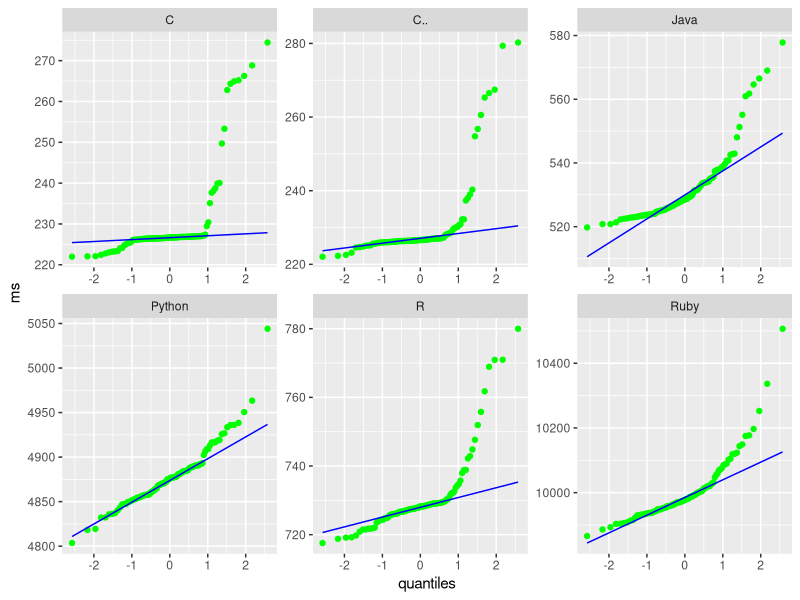
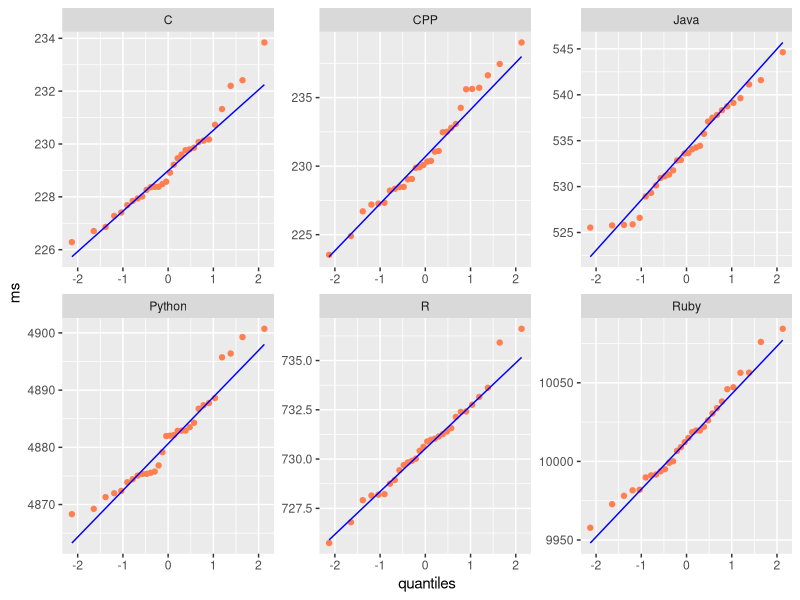
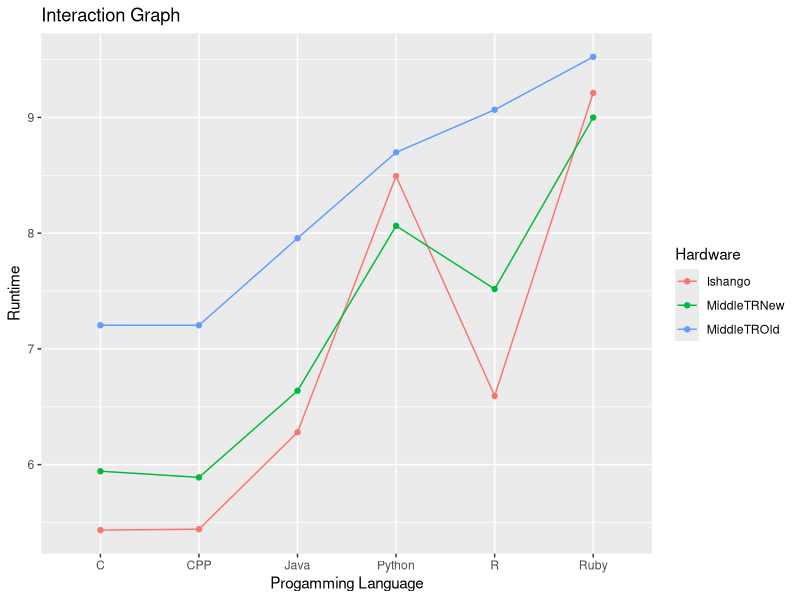
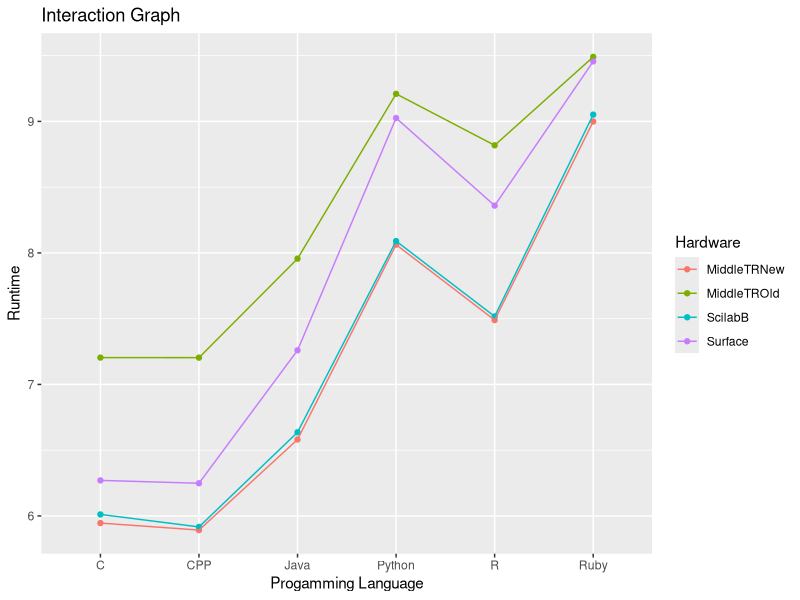
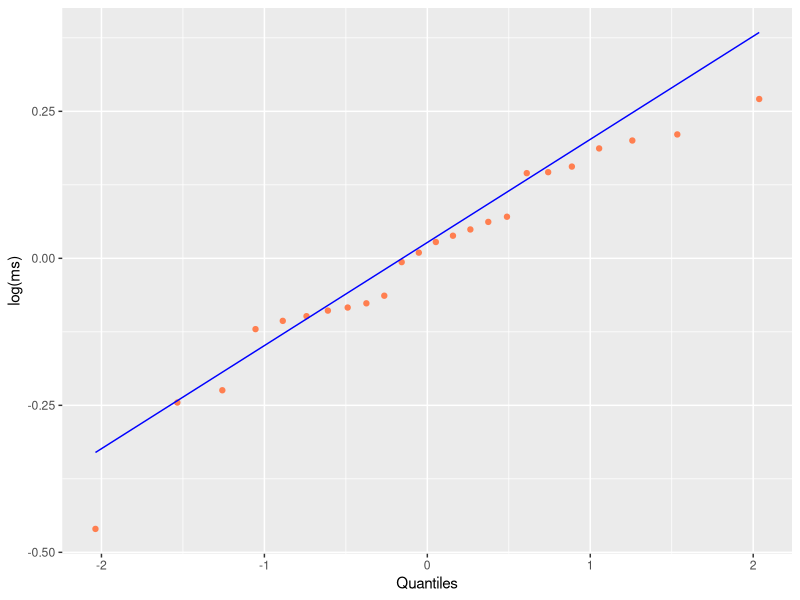
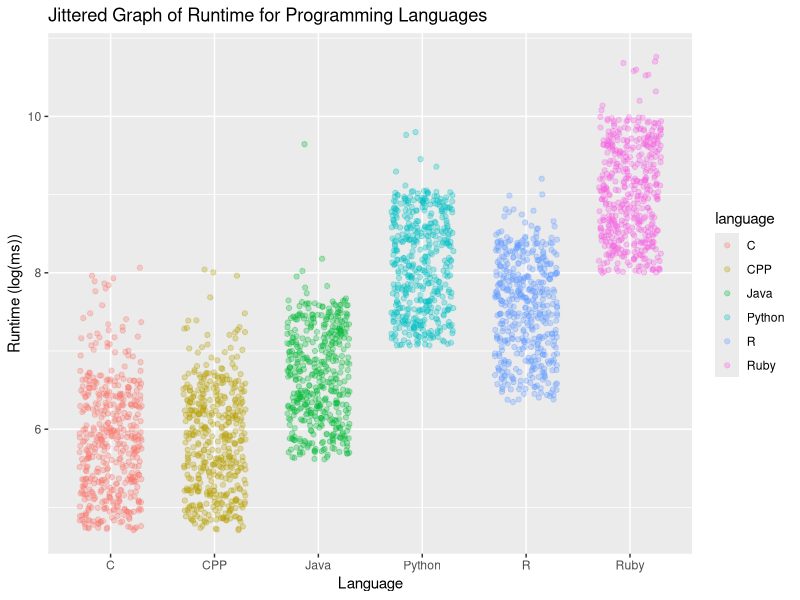
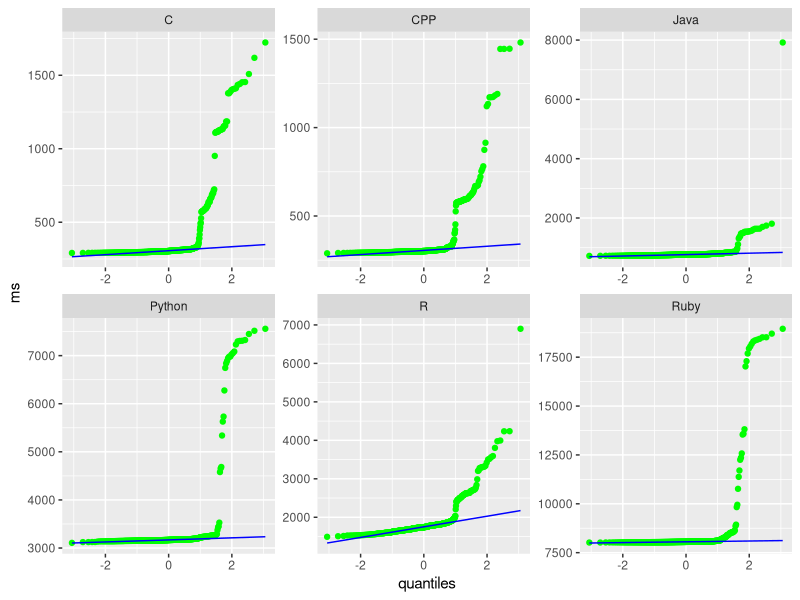

The R script that drew these images, in order: (Note: this script raises an error after producing the figures.)
# analysis.r
library(tidyverse)
library(gridExtra)
this.dir <- dirname(parent.frame(2)$ofile)
setwd(this.dir)

# Before CLT
ishango.before <- read.csv("ishango/noCLT/ishango.csv")
ishango.before.long <- pivot_longer(ishango.before, cols=everything(), names_to="language", values_to="runtime")
ggplot(ishango.before.long, aes(sample=(runtime)))+
  stat_qq(col="green")+
  stat_qq_line(col="blue")+
  facet_wrap(~language, scales="free")+
  labs(x="quantiles", y="ms")



# After CLT
ishango.after <- read.csv("ishango/fifteen30/ishango_mean.csv")

ishango.after.long <- pivot_longer(ishango.after, cols=everything(), names_to="language", values_to="runtime")
ggplot(ishango.after.long, aes(sample=(runtime)))+
  stat_qq(col="coral")+
  stat_qq_line(col="blue")+
  facet_wrap(~language, scales="free")+
  labs(x="quantiles", y="ms")



pilot <- read.csv("pilotData.csv")
pilot.long <- pivot_longer(pilot, cols=C:R, names_to = "language", values_to = "runtime")
ggplot(pilot.long, aes(x=language, y=log(runtime), group=Hardware, color=Hardware))+
  geom_point()+
  geom_line()+
  labs(title= "Interaction Graph",
       x= "Progamming Language",
       y= "Runtime")



analysis <- read.csv("analysis.csv")
analysis.long <- pivot_longer(analysis, cols=C:R, names_to = "language", values_to = "runtime")
ggplot(analysis.long, aes(x=language, y=log(runtime), group=Hardware, color=Hardware))+
  geom_point()+
  geom_line()+
  labs(title= "Interaction Graph",
       x= "Progamming Language",
       y= "Runtime")

anova <- aov(runtime~language + Hardware, analysis.long)
anova_log <- aov(log(runtime)~language + Hardware, analysis.long)
anova_log.residauls = resid(anova_log)
ggplot(data.frame(anova_log.residauls), aes(sample=(anova_log.residauls)))+
  stat_qq(col="coral")+
  stat_qq_line(col="blue")+
  labs(x="Quantiles", y="log(ms)")
shapiro.test(anova_log.residauls)


middleTRNew.before <-read.csv("middleTRNew/middleTRNewBefore.csv")
middleTRNew.before.long <- pivot_longer(middleTRNew.before, cols=everything(), names_to="language", values_to="runtime")
ggplot(middleTRNew.before.long, aes(x=language, y=log(runtime), color=language))+
  geom_point(alpha=0.3, position=position_jitter(height=1, width=0.3))+
  labs(x="Language", y="Runtime (log(ms))", title="Jittered Graph of Runtime for Programming Languages")

ggplot(middleTRNew.before.long, aes(sample=(runtime)))+
  stat_qq(col="green")+
  stat_qq_line(col="blue")+
  facet_wrap(~language, scales="free")+
  labs(x="quantiles", y="ms")

table_anova <- summary(anova_log)
table_anova
tableGrob(as.data.frame(table_anova))

shapiro = c()


#for (i in 1:7):
  #shapiro <- c(shapiro.test(pilot))